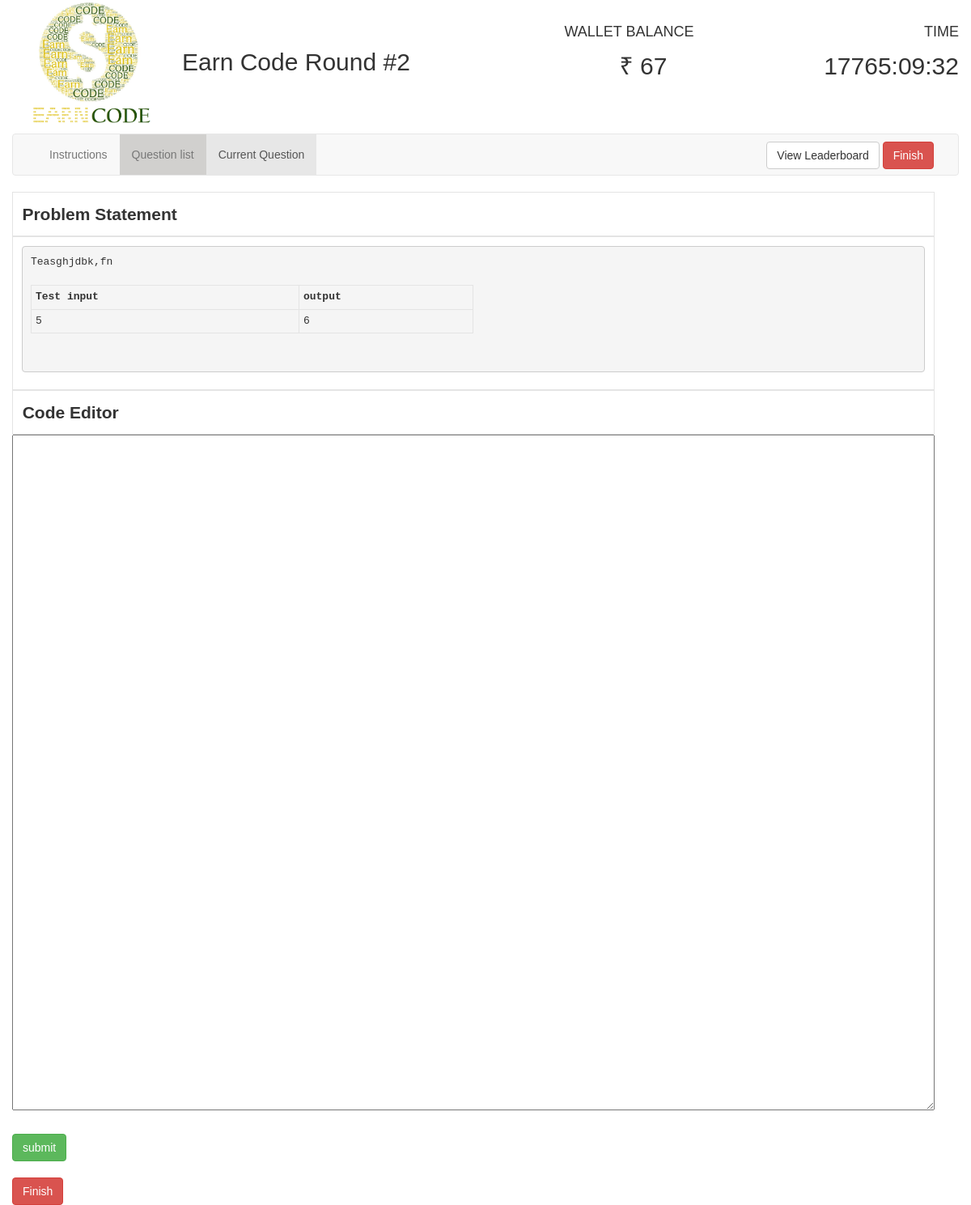
/comp/11/1/, run on the app's committed database.
### round2/models.py (models this page shows, shortened)
class Question(models.Model):
    question = models.TextField(max_length=4000)
    question_title = models.CharField(max_length=2000)
    input = models.CharField(default=0, max_length=5000)
    correct_op = models.CharField(default=0, max_length=10000)
    explanation = models.CharField(max_length=7000)
    test_input = models.CharField(max_length=100000)
    test_output = models.CharField(max_length=10000)
    cost = models.IntegerField()
    user = models.ManyToManyField(User, null=True, through="Score")
    type = models.CharField(default="Easy", max_length=10)

### round2/views.py (the view)
# urls.py: url(r'^(?P<user_id>[0-9]+)/(?P<question_id>[0-9]+)/$', views.question_details, name='question_details'),
def question_details(request, user_id, question_id):
    selected_question = Question.objects.get(pk=question_id)
    current_user = User.objects.get(pk=user_id)
    bought = False
    if current_user in selected_question.user.all():
        bought = True
    jsonDec = json.decoder.JSONDecoder()
    current_user.total_score = 0
    current_user.save()
    try:
        previous_code = open(str(question_id) + '_' + str(user_id) + '.cpp', 'r').read()
    except:
        previous_code = ""
    return render(request, 'round2/question_details.html',
                  {'pegs_id': int("3"), 'bought': bought, 'selected_question': selected_question,
                   'question_id': selected_question.pk,
                   'user_id': user_id, 'submitted_code': previous_code,
                   'remaining_time': current_user.end_time - time.time(),
                   'money': current_user.money})

### round2/templates/round2/question_details.html (shortened to what this page needs)
<!DOCTYPE html>
<html>
{% load staticfiles %}
<head xmlns:position="http://www.w3.org/1999/xhtml">
    <link href="{% static '/css/font.css' %}" rel="stylesheet">
    <link rel="stylesheet"
          href="{% static '/css/jquery-ui.min.css' %}">
    <link rel="stylesheet" href="{% static '/css/bootstrap.min.css' %}">
</head>
<body>
<div class="container-fluid">
    <div class="container">
        <div class="row">
            <div class="col-md-2">
                <img alt="EarnCode"
                     src="{% static '/round2/images/ea.png' %}" width="100%">
            </div>
            <div class="col-md-4">
                <h2 style="margin-top: 60px;">Earn Code Round #2</h2>
            </div>
            <div class="col-md-2 col-md-offset-1">
                <div class="row"><h4 style="margin-top: 30px; margin-bottom: -5px;">WALLET BALANCE</h4></div>
                <div class="row text-center"><h2><span id="">&#8377; {{ money }}</span></h2></div>
            </div>
            <div class="col-md-2 col-md-offset-1 text-right">
                <div class="row"><h4 style="margin-top: 30px; margin-bottom: -5px;">TIME</h4></div>
                <div class="row"><h2><span id="time1">time</span></h2></div>
            </div>
        </div>
    </div>
    <nav class="navbar navbar-default">
        <div class="container-fluid">
            <div class="collapse navbar-collapse" id="bs-example-navbar-collapse-1">
                <ul class="nav navbar-nav">
                    <li id="instruction_tab"><a onclick="showInstructions();">Instructions</a></li>
                    <li><a href= {% url 'round2:question' user_id %}>Question list</a>
                    <li class="active" id="question_tab"><a onclick="showCurrentQuestion()">Current Question</a>
                    </li>
                </ul>
                <form action="{% url 'round2:leaderboard' user_id %}" method="post" class="navbar-form navbar-right"
                      style="margin-bottom: -8px;margin-top: 1px;">
                    <button type="submit" class="btn btn-default navbar-btn" id="leader" name="leader">View
                        Leaderboard
                    </button>
                    <button type="button" class="btn btn-default navbar-btn btn-danger" onclick="prompt_user()">
                        Finish
                    </button>
                </form>
            </div>
        </div>
    </nav>
    <div class="container" id="question_view">
        <div id="problem_title" class="row" style="margin-bottom: 0px; font-weight: bold;font-size:150%; ">Problem
            Statement
        </div>
        <div id="question" class="row" style="font-size:140%;">
        <pre>{{ selected_question.question }}
        <table style="width:50%">
          <tr>
            <th>Test input</th>
            <th>output</th>
          </tr>
          <tr>
            <td rowspan="2">{{ selected_question.test_input }}</td>
            <td rowspan="2">{{ selected_question.test_output }}</td>
          </tr>
        </table>
        </pre>
        </div>
        <div class="row">
            {% if bought %}
                <form action="{% url 'round2:handle_answer' user_id selected_question.pk %}" method="post">
                    <div id="code_editor" name="code_editor"
                         style="margin-bottom: 0px; font-weight: bold; font-size:150%;">
                        Code
                        Editor
                    </div>
                    <textarea id="text_area" name="text_area" rows="30"
                              style="font-size:135%;">{{ submitted_code }}</textarea>
                    <input class="btn btn-success" type="submit" name="submit" value="submit" id="submit_code">
                </form>
            {% endif %}
            <br>
            <div class="row">
                {% if not bought %}
                    <div class="col-md-2 col-md-offset-5">
                        <input class="btn" type="submit" name="buy" value="buy" id="buy" onclick="buy_question()">
                    </div>
                    <div class="col-md-2">
                        <button class="btn btn-danger" onclick="prompt_user()">Finish</button>
                    </div>
                {% else %}
                    <div class="col-md-1">
                        <button class="btn btn-danger" onclick="prompt_user()">Finish</button>
                    </div>
                {% endif %}
            </div>
        </div>
    </div>
</div>
</body>
{% load static %}
<link rel="stylesheet" href="{% static 'codemirror.css' %}">
</html>

### data on the page
Question: question "Teasghjdbk,fn", test_input "5", test_output "6"

### other printed values
{{ money }} "67"
